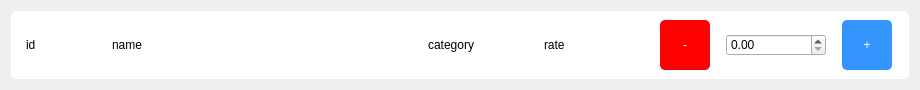
<?xml version="1.0" encoding="UTF-8"?>
<ui version="4.0">
 <class>OrderItemData</class>
 <widget class="QWidget" name="OrderItemData">
  <property name="geometry">
   <rect>
    <x>0</x>
    <y>0</y>
    <width>920</width>
    <height>84</height>
   </rect>
  </property>
  <property name="windowTitle">
   <string>Form</string>
  </property>
  <property name="styleSheet">
   <string notr="true"/>
  </property>
  <layout class="QHBoxLayout" name="horizontalLayout_2">
   <item>
    <widget class="QWidget" name="widget" native="true">
     <property name="styleSheet">
      <string notr="true">#widget
{
	border-radius:5px;
	background-color: rgb(255, 255, 255);
}</string>
     </property>
     <layout class="QHBoxLayout" name="horizontalLayout">
      <property name="spacing">
       <number>10</number>
      </property>
      <item>
       <widget class="QLabel" name="lblId">
        <property name="maximumSize">
         <size>
          <width>70</width>
          <height>16777215</height>
         </size>
        </property>
        <property name="text">
         <string>id</string>
        </property>
       </widget>
      </item>
      <item>
       <widget class="QLabel" name="lblName">
        <property name="maximumSize">
         <size>
          <width>300</width>
          <height>16777215</height>
         </size>
        </property>
        <property name="text">
         <string>name</string>
        </property>
       </widget>
      </item>
      <item>
       <widget class="QLabel" name="lblCategory">
        <property name="maximumSize">
         <size>
          <width>100</width>
          <height>16777215</height>
         </size>
        </property>
        <property name="text">
         <string>category</string>
        </property>
       </widget>
      </item>
      <item>
       <widget class="QLabel" name="lblRate">
        <property name="maximumSize">
         <size>
          <width>100</width>
          <height>16777215</height>
         </size>
        </property>
        <property name="text">
         <string>rate</string>
        </property>
       </widget>
      </item>
      <item>
       <widget class="QPushButton" name="btnMinus">
        <property name="minimumSize">
         <size>
          <width>50</width>
          <height>50</height>
         </size>
        </property>
        <property name="maximumSize">
         <size>
          <width>50</width>
          <height>50</height>
         </size>
        </property>
        <property name="styleSheet">
         <string notr="true">background-color: red;
color: white;
border-radius:5px;</string>
        </property>
        <property name="text">
         <string>-</string>
        </property>
       </widget>
      </item>
      <item>
       <widget class="QDoubleSpinBox" name="txtQty">
        <property name="maximumSize">
         <size>
          <width>100</width>
          <height>16777215</height>
         </size>
        </property>
       </widget>
      </item>
      <item>
       <widget class="QPushButton" name="btnPlus">
        <property name="minimumSize">
         <size>
          <width>50</width>
          <height>50</height>
         </size>
        </property>
        <property name="maximumSize">
         <size>
          <width>50</width>
          <height>50</height>
         </size>
        </property>
        <property name="styleSheet">
         <string notr="true">background-color: #3495fe;
color: white;
border-radius:5px;</string>
        </property>
        <property name="text">
         <string>+</string>
        </property>
       </widget>
      </item>
     </layout>
    </widget>
   </item>
  </layout>
 </widget>
 <resources/>
 <connections/>
</ui>
